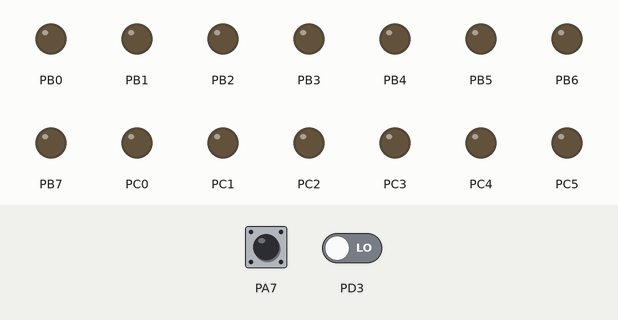
A program run on a simulated ATmega16, built with avr-gcc and emulated at 8 MHz. Shown: output pins drawn as LEDs (lit = HIGH). Dashed ring = blinking. The test bench sets the inputs (shaded band); at power-on: PD3 LOW, PA7 LOW.

Above: at 1.2 s.
1.3 s: PD3 driven HIGH
At 1.6 s:
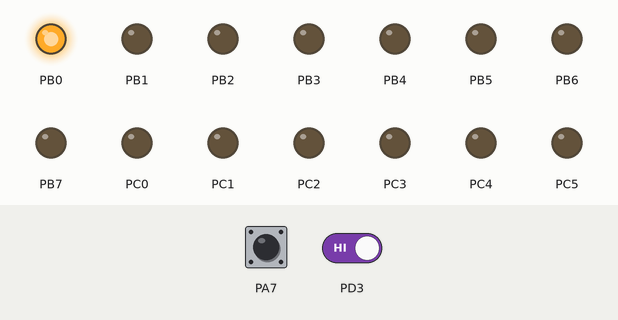
2.8 s: PA7 pulsed HIGH 5 times (0.12 s each, 0.3 s apart)
At 3.3 s:
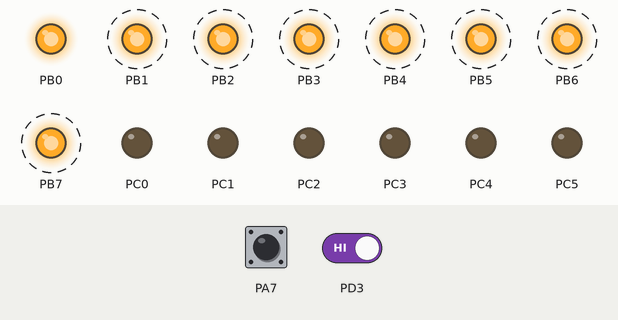
Timing chart, 0 to 10.1 s (numbered marks = the images above; inputs shaded):
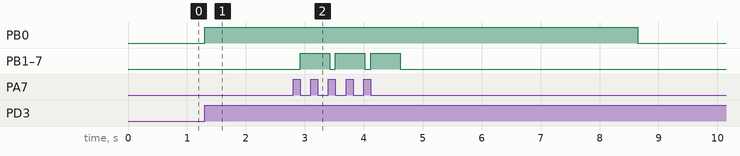

Measured:
- after the input at 1.3 s, PB0: LOW → HIGH at once
- after the input at 2.8 s, PB0: HIGH → LOW after 5.8 s instead of 2.5 s; PB1–7: alternates HIGH for 0.50 s and LOW for 0.10 s, 6 changes in all, then stays LOW, starting after 0.12 s

The program:

ex3c_lab2.c
```c
/*
 * ex3c_lab2.c
 *
 * Created: 25/10/2019 12:33:02 pµ
 * Author : Superminiala
 */


#define F_CPU 8000000UL  // 8 MHz
#include <avr/io.h>
#include <avr/interrupt.h>
#include <util/delay.h>

volatile unsigned char temp;
volatile unsigned char cntr;

ISR(INT1_vect){
	do{
		//Loop for debounce mechanism
		GIFR = (1<<INTF1);
		_delay_ms(5);
		temp = GIFR;

	}while((temp & 0x80) == 0x80);

	if((PORTB & 0x01) == 0x00)
	{   //If the led0 in port_b was 0 then turn on timer interrupts and set led0 in port_b to 1
	    TIMSK = (1<<TOIE1);
	    TCCR1B =((1<<CS12)|(0<<CS11)|(1<<CS10));
		TCNT1=0x8526;
		PORTB=0x01;
	}
	else if((PORTB & 0x01) == 0x01)
	{   //If led0 was already on turn on all the other leds for 0.5 s
		PORTB = 0XFF;
		_delay_ms(500);

	    TIMSK = (1<<TOIE1);
	    TCCR1B =((1<<CS12)|(0<<CS11)|(1<<CS10));
		TCNT1 = 0x8526;
		PORTB = 0x01;
	}


}

ISR(TIMER1_OVF_vect)
{   //Timer ISR when timer interrupts is set disable timer interrupts and turn off the leds of portb
	TIMSK = (0<<TOIE1);
    TCCR1B = ((0<<CS12)|(0<<CS11)|(0<<CS10));
	PORTB = 0x00;
}


int main(void){
	//The following commands sets  the ports for input/output and
	//enables the interrupt_1
	MCUCR = (1<<ISC11)|(1<<ISC10);
	GICR  = (1<<INT1);
	sei();

	DDRB  = 0xFF;
	DDRC  = 0xFF;
	DDRA  = 0x00;
    cntr  = 0x00;

	while(1){
		//If pa7 was pushed then check the state of the leds of port_b
		//and act accordingly
		if((PINA & 0x80)==0x80){
			while((PINA & 0x80)== 0x80);//waits till button pa7 is released
			if((PORTB & 0x01)==0x00)
			{   //if port_b led 0 was off then set timer interrupts
				//and turn on the leds
	            TIMSK = (1<<TOIE1);
	            TCCR1B =((1<<CS12)|(0<<CS11)|(1<<CS10));
				TCNT1=0x8526;
				PORTB=0x01;
			}
			else if((PORTB & 0x01) == 0x01)
			{  //if port_b led 0 was on then turn on all the leds of
			  // port_b for 0.5 seconds,then keep only led_0 as 1  and enable timer interrupts
				PORTB = 0xFF;
				_delay_ms(500);

	            TIMSK = (1<<TOIE1);
	            TCCR1B =((1<<CS12)|(0<<CS11)|(1<<CS10));
				TCNT1 = 0X8526;
				PORTB = 0X01;
			}

		}
	}
	return 0;
}
```
